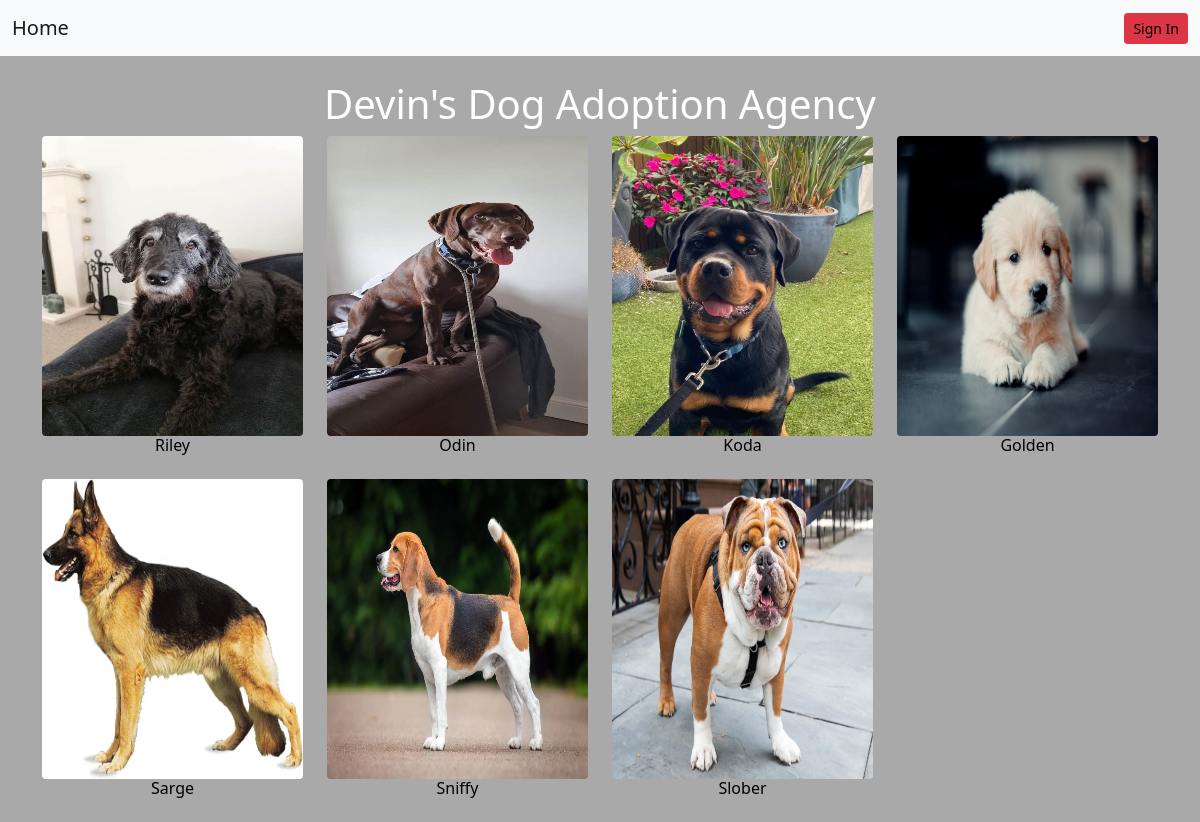
The page / on the database its author committed.
### photoapp/models.py (models this page shows, shortened)
class Photo(models.Model):
    title = models.CharField(max_length=45)
    description = models.CharField(max_length=250)
    created = models.DateTimeField(auto_now_add=True)
    image = models.ImageField(upload_to='photos/')
    submitter = models.ForeignKey(get_user_model(), on_delete=models.CASCADE)
    tags = TaggableManager()

### photoapp/views.py (the view)
# urls.py: path('', PhotoListView.as_view(), name='list'),
class PhotoListView(ListView):
    model = Photo
    template_name = 'photoapp/list.html'
    context_object_name = 'photos'

### photoapp/templates/photoapp/list.html
{% extends 'base.html' %}
{% block body %}
<h1 class="header">Devin's Dog Adoption Agency</h1>
<div class="row">
  {% for photo in photos %}
  <div class="col-lg-3 col-md-4 col-xs-6">
    <a href="{% url 'photo:detail' photo.id %}" class="d-block mb-4 h-100">
      <img src="{{photo.image.url}}" id="photos" class="img-fluid rounded" alt="{{photo.title}}" />
      <h6 class="text-center" style="text-decoration: none">{{ photo.title }}</h6>
    </a>
  </div>
  {% endfor %}
</div>
{% endblock body %}

### static/styles.css (style rules this page uses)
h1 { color:white; text-align: center; }
#photos { width:400px; height:300px; }
.body { background-color: darkgrey; }
a:link { text-decoration: none; color: black; }

### rows shown on the page
Photo: image (picture), title "Riley"
Photo: image (picture), title "Odin"
Photo: image (picture), title "Koda"
Photo: image (picture), title "Golden"
Photo: image (picture), title "Sarge"
Photo: image (picture), title "Sniffy"
Photo: image (picture), title "Slober"
